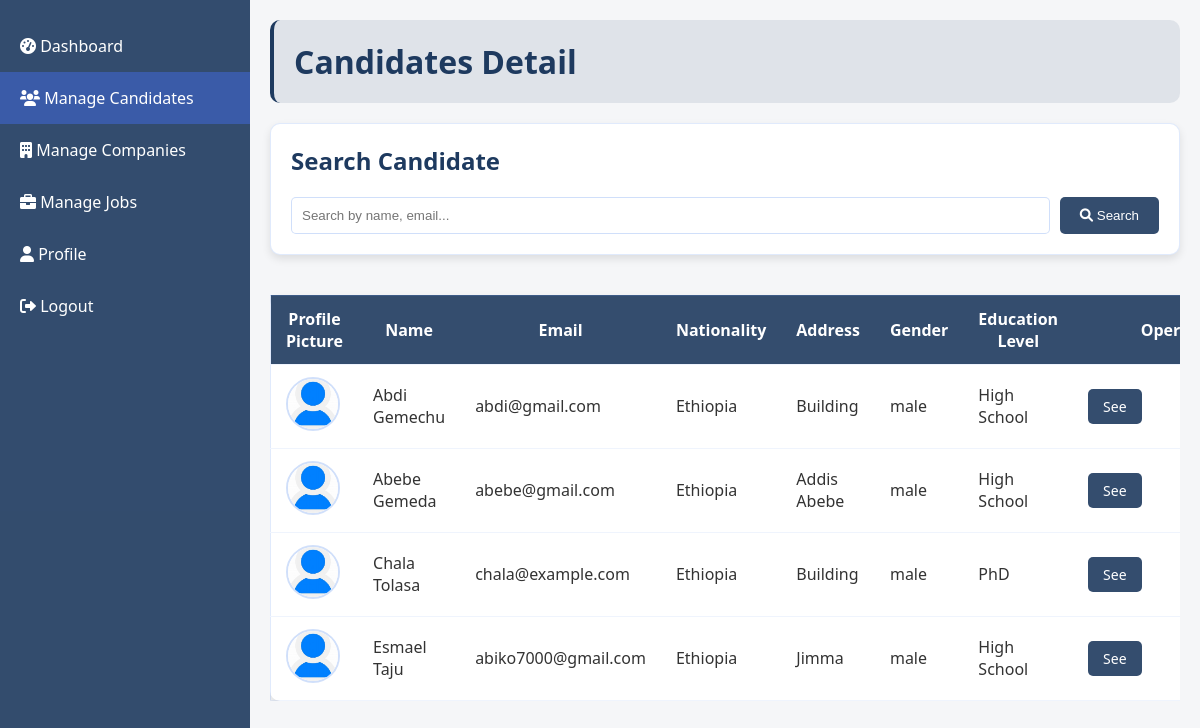
/admin/manage_candidate.php (signed in), run on the app's committed database.
### tables this page shows
CREATE TABLE `candidates` (
  `id` int(11) NOT NULL,
  `candidate_id` int(11) NOT NULL,
  `phone` varchar(20) DEFAULT NULL,
  `country` varchar(50) DEFAULT NULL,
  `address` varchar(255) DEFAULT NULL,
  `field` varchar(100) DEFAULT NULL,
  `experience` enum('0-2 years','3-5 years','5+ years') DEFAULT NULL,
  `education` enum('High School','Bachelor''s Degree','Master''s Degree','PhD') DEFAULT NULL,
  `gender` enum('male','female') DEFAULT NULL,
  `summary` text DEFAULT NULL,
  `profile_picture` varchar(250) DEFAULT 'default.png',
  `resume` varchar(255) DEFAULT NULL,
  `created_at` timestamp NOT NULL DEFAULT current_timestamp()
);

CREATE TABLE `users` (
  `id` int(11) NOT NULL,
  `name` varchar(100) NOT NULL,
  `email` varchar(100) NOT NULL,
  `password` varchar(255) NOT NULL,
  `role` enum('admin','candidate','company') NOT NULL,
  `created_at` timestamp NOT NULL DEFAULT current_timestamp()
);

### functions/fetch_candidates.php (called while the page is built)
<?php
function fetch_candidates($conn) : array {
    $candidate = [];
    $sql = "SELECT u.name, u.email, u.id AS candidate_id, c.*
    FROM users u
    INNER JOIN candidates c ON u.id = c.candidate_id
    WHERE u.role = 'candidate'
    ORDER BY u.created_at DESC";
    $result = mysqli_query($conn, $sql);
    if (mysqli_num_rows($result) > 0) {
        while ($row = mysqli_fetch_assoc($result)) {
            $candidate[] = [
                'id' => $row['candidate_id'],
                'name' => $row['name'],
                'email' => $row['email'],
                'contact' => $row['phone'],
                'address' => $row['address'],
                'field' => $row['field'],
                'gender' => $row['gender'],
                'profile' => $row['profile_picture'],
                'education' => $row['education'],
                'nationality' => $row['country']
            ];
        }
    }
    return $candidate;
}
?>

### admin/manage_candidate.php (the view, shortened to what this page needs)
<?php include 'header.php';
?>
<div id="candidates" >
     <div class="panel-header">
         <h1>Candidates Detail</h1>
     </div>
     <div class="search-container">
         <h2>Search Candidate</h2>
         <form method="post" action="">
             <input type="search" name="keyword" placeholder="Search by name, email..." required>
             <button type="submit" name="search" class="search-btn"><i class="fas fa-search"></i> Search</button>
         </form>
     </div>
     <div class="table-wrapper">
        <table>
         <tr>
             <th>Profile Picture</th>
             <th>Name</th>
             <th>Email</th>
             <th>Nationality</th>
             <th>Address</th>
             <th>Gender</th>
             <th>Education Level</th>
             <th colspan="2">Operation</th>
         </tr>
         <?php
         $empty='No candidates registered yet.';
         if(isset($_POST['search'])) {
             $keyword = $_POST['keyword'];
             $candidates = search_candidate($conn, $keyword);
             if (empty($candidates)) {
                 $empty = "No candidates found for the keyword: " . htmlspecialchars($keyword);
             }
         } else {
            $candidates = fetch_candidates($conn);
            }
            if (!empty($candidates)) {
                foreach ($candidates as $candidate) {
                    echo '<tr>
            <td><img src="../uploads/images/' . htmlspecialchars($candidate['profile']) . '" alt="Profile Picture" style="width:50px;height:50px;"></td>
            <td>' . htmlspecialchars($candidate['name']) . '</td>
            <td>' . htmlspecialchars($candidate['email']) . '</td>
            <td>' . htmlspecialchars($candidate['nationality']) . '</td>
            <td>' . htmlspecialchars($candidate['address']) . '</td>
            <td>' . htmlspecialchars($candidate['gender']) . '</td>
            <td>' . htmlspecialchars($candidate['education']) . '</td>
            <td><a href="candidate_detail.php?candidate_id=' . $candidate['id'] . '" data-translate="delete-job" class="view-applicants">See</a></td>
            <td><a href="?candidate_id=' . $candidate['id'] . '&confirm=true" data-translate="delete-job" class="view-applicants" onclick="return confirm(\'Are you sure you want to delete this candidate?\')">Remove</a></td>
        </tr>';
                }
            } else {
                echo "<tr><td colspan='9'>".$empty."</td></tr>";
            }            ?>
     </table>
     </div>
 </div>
 <?php include 'footer.php'; ?>

### public/css/admin.css (style rules this page uses)
body { font-family: 'Segoe UI', Tahoma, Geneva, Verdana, sans-serif; margin: 0; padding: 0; background-color: rgba(244, 246, 248, 0.9); color: #333; }
.panel-header { background-color: rgba(30, 58, 95, 0.1); padding: 20px; border-radius: 10px; margin-bottom: 20px; border-left: 4px solid #1e3a5f; }
.panel-header h1 { margin: 0; color: #1e3a5f; }
.table-wrapper { width: 100%; overflow-x: auto; }
table { max-width: 1000px; border-collapse: collapse; margin-top: 20px; background-color: #fff; box-shadow: 0 4px 8px rgba(0, 0, 0, 0.1); border-radius: 10px; border: 1px solid rgba(100, 149, 237, 0.2); }
th, td { padding: 12px 15px; text-align: left; border-bottom: 1px solid rgba(100, 149, 237, 0.1); }
th { text-align: center; background-color: rgba(30, 58, 95, 0.9); color: white; font-weight: 600; }
img { max-width: 50px; max-height: 50px; border-radius: 50%; object-fit: cover; border: 2px solid rgba(100, 149, 237, 0.3); }
.search-container { background-color: #fff; padding: 20px; border-radius: 10px; box-shadow: 0 4px 8px rgba(0, 0, 0, 0.1); border: 1px solid rgba(100, 149, 237, 0.2); margin-bottom: 20px; }
.search-container h2 { margin-top: 0; color: #1e3a5f; }
.search-container form { display: flex; gap: 10px; }
.search-container input { flex: 1; padding: 10px; border: 1px solid rgba(100, 149, 237, 0.3); border-radius: 5px; }
.search-container button { background-color: rgba(30, 58, 95, 0.9); color: white; border: none; border-radius: 5px; padding: 0 20px; cursor: pointer; transition: all 0.2s ease; }
.view-applicants { background-color: rgba(30, 58, 95, 0.9); color: #fff; padding: 8px 15px; border: none; border-radius: 5px; cursor: pointer; transition: all 0.2s ease; text-decoration: none; display: inline-block; font-size: 14px; margin-right: 10px; }

### data on the page
candidates: profile_picture (placeholder picture), candidate.name "Abdi Gemechu", candidate.email "abdi@gmail.com", country "Ethiopia", address "Building", gender "male", education "High School"
candidates: profile_picture (placeholder picture), candidate.name "Abebe Gemeda", candidate.email "abebe@gmail.com", country "Ethiopia", address "Addis Abebe", gender "male", education "High School"
candidates: profile_picture (placeholder picture), candidate.name "Chala Tolasa", candidate.email "chala@example.com", country "Ethiopia", address "Building", gender "male", education "PhD"
candidates: profile_picture (placeholder picture), candidate.name "Esmael Taju", candidate.email "abiko7000@gmail.com", country "Ethiopia", address "Jimma", gender "male", education "High School"
